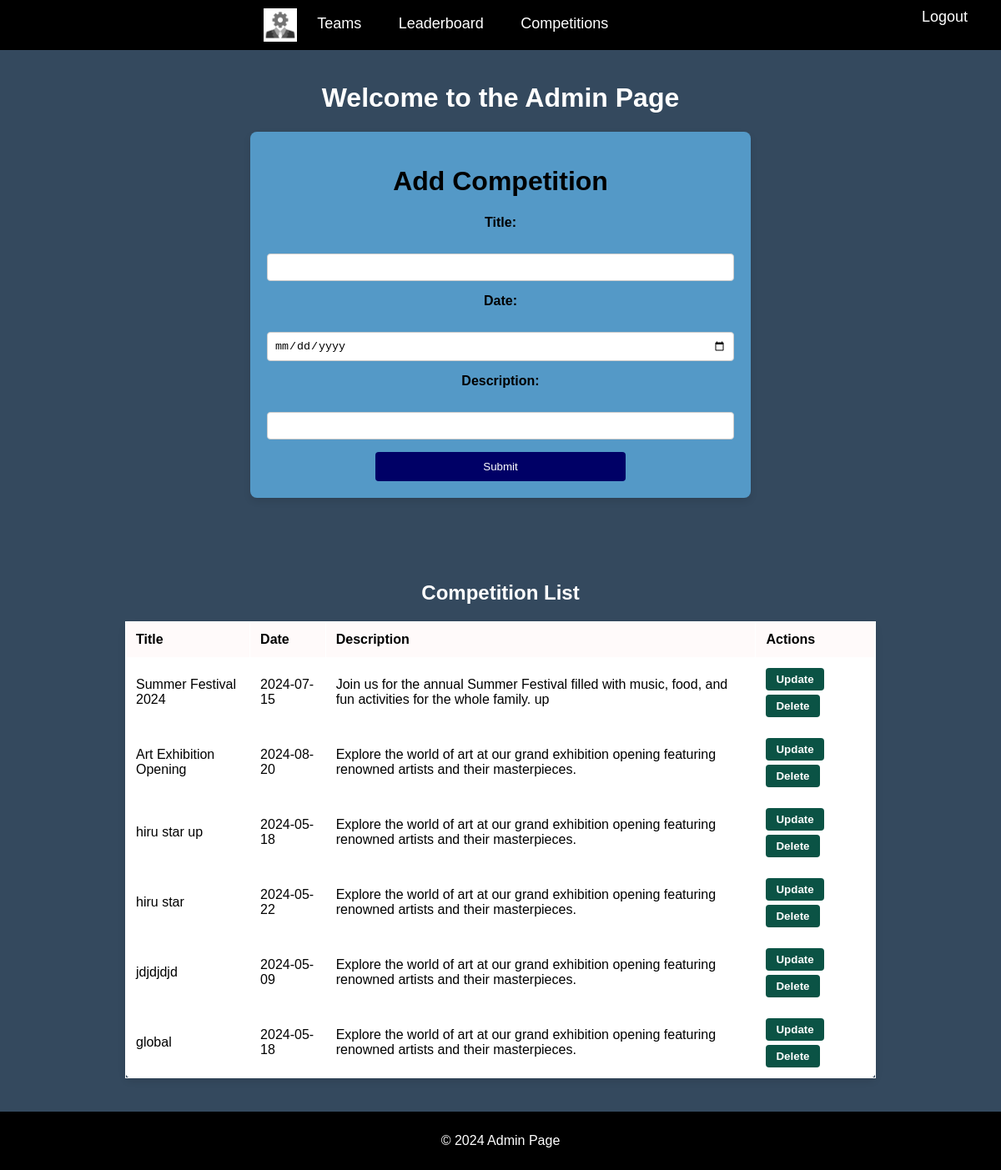
/Admin/competitions.php (signed in), run on the app's committed database.
### tables this page shows
CREATE TABLE `events` (
  `id` int(11) NOT NULL,
  `title` varchar(255) NOT NULL,
  `description` text DEFAULT NULL,
  `image` mediumblob DEFAULT NULL,
  `date` date DEFAULT NULL
);

### Admin/competitions.php (the view, shortened to what this page needs)
<!DOCTYPE html>
<html lang="en">
<head>
    <link rel="stylesheet" href="style2.css">
</head>
<body>
    <div class="navbar">
        <img src="logo.jpg" alt="Admin Logo">
        <a href="admindashboard.php">Teams</a>
        <a href="../leaderboard.php">Leaderboard</a>
        <a href="competitions.php">Competitions</a>
        <div class="logout-button">
            <?php
            if (isset($_SESSION['loggedin']) && $_SESSION['loggedin'] === true) {
                echo '<a href="?logout">Logout</a>';
            }
            ?>
        </div>
    </div>
    <div class="content">
        <h1>Welcome to the Admin Page</h1>
        <div class="form-container">
            <form action="php/add_competition.php" method="post">
                <center>
                    <h1 style="color: black;">Add Competition</h1>
                </center>
                <label for="title">Title:</label><br>
                <input type="text" id="title" name="title" required><br>
                <label for="date">Date:</label><br>
                <input type="date" id="date" name="date" required><br>
                <label for="description">Description:</label><br>
                <input type="text" id="description" name="description" required><br>
                <button type="submit">Submit</button>
            </form>
        </div>
        <div class="team-list">
            <h2>Competition List</h2>
            <table>
                <tr>
                    <th>Title</th>
                    <th>Date</th>
                    <th>Description</th>
                    <th>Actions</th>
                </tr>
                <?php
                include 'php/config.php';
                $sql = "SELECT * FROM events";
                $result = $conn->query($sql);
                if ($result->num_rows > 0) {
                    while ($row = $result->fetch_assoc()) {
                        echo "<tr>
                                    <td contenteditable='true' class='editable' data-id='{$row['id']}' data-field='title'>{$row['title']}</td>
                                    <td contenteditable='true' class='editable' data-id='{$row['id']}' data-field='date'>{$row['date']}</td>
                                    <td contenteditable='true' class='editable' data-id='{$row['id']}' data-field='description'>{$row['description']}</td>
                                    <td>
                                        <button onclick='updateCompetition({$row['id']})'>Update</button>
                                        <button onclick='deleteCompetition({$row['id']})'  style='margin-top:5px'>Delete</button>
                                    </td>
                                    </tr>";
                    }
                } else {
                    echo "<tr><td colspan='4'>No competitions found</td></tr>";
                }
                ?>
            </table>
        </div>
    </div>
    <footer>
        <p>&copy; 2024 Admin Page</p>
    </footer>
</body>
</html>

### Admin/style2.css (style rules this page uses)
body { font-family: Arial, sans-serif; margin: 0; padding: 0; background-color: #34495E; }
.navbar { position: fixed; top: 0; left: 0; width: 100%; background-color: #000000; padding: 10px 0; text-align: center; }
.navbar a { color: #fff; text-decoration: none; margin: 0 20px; font-size: 18px; }
.navbar img { height: 40px; vertical-align: middle; }
.content { padding-top: 60px; text-align: center; color: #fff; }
.form-container { width: 50%; margin: 0 auto; margin-bottom: 100px; }
form { background-color: #5499C7; padding: 20px; border-radius: 8px; box-shadow: 0 4px 8px rgba(0, 0, 0, 0.1); }
form label { display: block; margin-bottom: 10px; font-weight: bold; color:black; }
form input { width: 100%; padding: 8px; margin-bottom: 15px; border: 1px solid #ccc; border-radius: 4px; box-sizing: border-box; }
button[type="submit"] { padding: 10px 20px; background-color:#000066; color: #fff; border: none; border-radius: 4px; cursor: pointer; width: 300px; }
.team-list { margin-top: 20px; margin-bottom: 40px; }
.team-list table { width: 75%; margin: 0 auto; border-collapse: collapse; background-color: #fff; border-radius: 8px; box-shadow: 0 4px 8px rgba(0, 0, 0, 0.1); }
.team-list th, .team-list td { border: 1px solid #ffffff; padding: 12px; text-align: left; color: #000000; }
.team-list th { background-color: #fffafa; color: #000000; }
.team-list button { padding: 6px 12px; background-color:#0B5345; color: #fff; border: none; border-radius: 4px; cursor: pointer; margin-right: 5px; font-weight: bold; }
.logout-button { float: right; }
.logout-button a { color: white; text-decoration: none; padding: 14px 20px; }
footer { bottom: 0; left: 0; width: 100%; background-color: #000000; padding: 10px 0; text-align: center; color: #fff; }

### data on the page
events: title "Summer Festival 2024", date "2024-07-15", description "Join us for the annual Summer Festival filled with music, food, and fun activities for the whole family. up"
events: title "Art Exhibition Opening", date "2024-08-20", description "Explore the world of art at our grand exhibition opening featuring renowned artists and their masterpieces."
events: title "hiru star up", date "2024-05-18", description "Explore the world of art at our grand exhibition opening featuring renowned artists and their masterpieces."
events: title "hiru star", date "2024-05-22", description "Explore the world of art at our grand exhibition opening featuring renowned artists and their masterpieces."
events: title "jdjdjdjd", date "2024-05-09", description "Explore the world of art at our grand exhibition opening featuring renowned artists and their masterpieces."
events: title "global", date "2024-05-18", description "Explore the world of art at our grand exhibition opening featuring renowned artists and their masterpieces."
